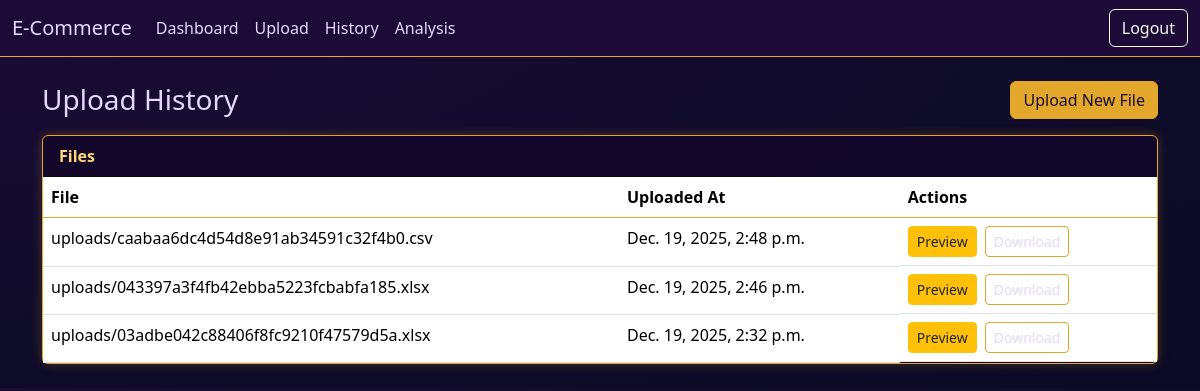
/upload-data/history/ (signed in), run on the app's committed database.
### upload_data/models.py (models this page shows)
class UploadRecord(models.Model):
    user = models.ForeignKey(User, on_delete=models.CASCADE)
    file = models.FileField(upload_to=upload_to)
    uploaded_at = models.DateTimeField(auto_now_add=True)

### upload_data/views.py (the view, shortened to what this page needs)
# urls.py: path('history/', upload_history, name='upload_history'),
@login_required
def upload_history(request: HttpRequest) -> HttpResponse:
    items = []
    for r in UploadRecord.objects.filter(user=request.user).order_by('-uploaded_at'):
        items.append({
            'name': r.file.name,
            'uploaded_at': r.uploaded_at,
            'url': getattr(r.file, 'url', ''),
            'source': 'new',
            'id': r.id,
        })
    items = sorted(items, key=lambda x: x['uploaded_at'], reverse=True)
    return render(request, 'upload_data/history.html', {'items': items})

### core/context_processors.py (called while the page is built)
def store_context(request):
    store_name = ''
    if getattr(request, 'user', None) and request.user.is_authenticated:
        try:
            sp = request.user.store_profile
            store_name = getattr(sp, 'store_name', '')
        except StoreProfile.DoesNotExist:
            store_name = ''
    return {'store_name': store_name}

### upload_data/templates/upload_data/history.html (shortened to what this page needs)
{% extends 'base.html' %}
{% block content %}
<div class="d-flex justify-content-between align-items-center mb-3">
  <h1 class="h3 mb-0">Upload History</h1>
  <div>
    <a class="btn btn-primary" href="{% url 'upload_sales' %}">Upload New File</a>
  </div>
</div>
<div class="card">
  <div class="card-header">Files</div>
  <div class="card-body p-0">
    <table class="table mb-0">
      <thead>
        <tr>
          <th>File</th>
          <th>Uploaded At</th>
          <th>Actions</th>
        </tr>
      </thead>
      <tbody>
        {% for it in items %}
        <tr>
          <td>{{ it.name }}</td>
          <td>{{ it.uploaded_at }}</td>
          <td class="d-flex gap-2">
            <a class="btn btn-sm btn-warning text-dark" href="{% url 'view_upload' it.source it.id %}">Preview</a>
            {% if it.url %}
              <a class="btn btn-sm btn-outline-secondary" href="{{ it.url }}" target="_blank">Download</a>
            {% endif %}
          </td>
        </tr>
        {% empty %}
        <tr><td colspan="3" class="text-muted">No uploads yet.</td></tr>
        {% endfor %}
      </tbody>
    </table>
  </div>
</div>
{% endblock %}

### core/templates/base.html (style rules this page uses)
:root { --brand-bg: #1b0b36; --brand-bg-2: #0f0c29; --brand-text: #e6d7ff; --brand-accent: #e3a72b; --brand-success: #22c55e; --brand-muted: #2a1a4b; }
body.bg-light { background: radial-gradient(ellipse at top left, var(--brand-bg) 0%, var(--brand-bg-2) 60%, #0b0924 100%) !important; color: var(--brand-text); }
.btn-primary { background-color: var(--brand-accent); border-color: var(--brand-accent); color: #1b0b36; }
.btn-outline-secondary { color: var(--brand-text); border-color: var(--brand-accent); }
.card { background-color: rgba(18, 7, 41, 0.9); color: var(--brand-text); border: 1px solid var(--brand-accent); box-shadow: 0 0 12px rgba(227, 167, 43, 0.25); }
.card-header { background: transparent; color: #ffd77a; font-weight: 600; }
.table { color: var(--brand-text); }
.table thead th { border-bottom-color: var(--brand-accent); }

### data on the page
UploadRecord: name "uploads/caabaa6dc4d54d8e91ab34591c32f4b0.csv", uploaded_at "Dec. 19, 2025, 2:48 p.m."
UploadRecord: name "uploads/043397a3f4fb42ebba5223fcbabfa185.xlsx", uploaded_at "Dec. 19, 2025, 2:46 p.m."
UploadRecord: name "uploads/03adbe042c88406f8fc9210f47579d5a.xlsx", uploaded_at "Dec. 19, 2025, 2:32 p.m."
